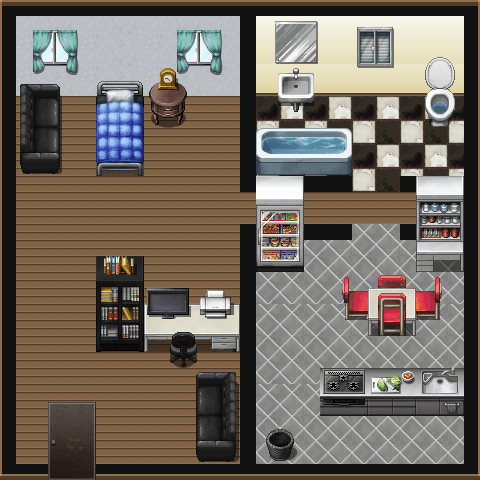

This is a level from a 2D game, rendered from its Tiled map with the project's own tilesets. A one-line summary and the map file follow, with tile-layer data summarised:
An orthogonal 30x30 tile map with 16x16 px tiles, 7 tile layers (floor, walls, windows, elements, ...), 8 tilesets and 32 objects (25x collision, exit_house, spawn_house, player, Maman_path1, ...).

<map version="1.10" tiledversion="1.10.1" orientation="orthogonal" renderorder="right-down" width="30" height="30" tilewidth="16" tileheight="16" infinite="0" nextlayerid="13" nextobjectid="40">
 <tileset firstgid="1" source="inside_house.tsx" />
 <tileset firstgid="257" source="house_real.tsx" />
 <tileset firstgid="2561" source="floor_church.tsx" />
 <tileset firstgid="4289" source="curch_wall.tsx" />
 <tileset firstgid="6449" source="bureau.tsx" />
 <tileset firstgid="8753" source="bureau2.tsx" />
 <tileset firstgid="9777" source="library.tsx" />
 <tileset firstgid="10801" source="sch_D.tsx" />
 <layer id="4" name="floor" width="30" height="30">
  <data>[900 cells, 900 non-empty, 67 distinct tile ids]</data>
 </layer>
 <layer id="1" name="walls" width="30" height="30">
  <data>[900 cells, 309 non-empty, 36 distinct tile ids]</data>
 </layer>
 <layer id="11" name="windows" width="30" height="30">
  <data>[900 cells, 166 non-empty, 25 distinct tile ids]</data>
 </layer>
 <layer id="5" name="elements" width="30" height="30">
  <data>[900 cells, 204 non-empty, 204 distinct tile ids]</data>
 </layer>
 <layer id="8" name="little elements" width="30" height="30">
  <data>[900 cells, 45 non-empty, 45 distinct tile ids]</data>
 </layer>
 <layer id="6" name="top" width="30" height="30">
  <data>[900 cells, 33 non-empty, 33 distinct tile ids]</data>
 </layer>
 <layer id="9" name="top2" width="30" height="30">
  <data>[900 cells, 6 non-empty, 6 distinct tile ids]</data>
 </layer>
 <objectgroup id="10" name="Objects">
  <object id="2" name="collision" x="0.5" y="462.5" width="479.5" height="17" />
  <object id="3" name="collision" x="0" y="1.5" width="15.5" height="458.5" />
  <object id="4" name="collision" x="15.5" y="0.5" width="464.5" height="15.5" />
  <object id="5" name="collision" x="464.5" y="15.5" width="14.5" height="447" />
  <object id="6" name="collision" x="240.5" y="224.5" width="15" height="236" />
  <object id="7" name="collision" x="256.5" y="223.5" width="95.5" height="14.5" />
  <object id="8" name="collision" x="400" y="225" width="64.5" height="15.5" />
  <object id="9" name="collision" x="401" y="177" width="62.5" height="16.5" />
  <object id="10" name="collision" x="240.5" y="16.5" width="16" height="174.5" />
  <object id="12" name="collision" x="256.5" y="129.5" width="95.5" height="62.5" />
  <object id="13" name="collision" x="279" y="68" width="32.5" height="33.5" />
  <object id="14" name="collision" x="257" y="16.5" width="207" height="77.5" />
  <object id="15" name="collision" x="424" y="93" width="30" height="30.5" />
  <object id="16" name="collision" x="256" y="237" width="46" height="31" />
  <object id="17" name="collision" x="416.5" y="241" width="46.5" height="29" />
  <object id="18" name="collision" x="369.5" y="289.5" width="45.5" height="45" />
  <object id="20" name="collision" x="377.818" y="275.455" width="27.4545" height="11.8182" />
  <object id="21" name="collision" x="320.333" y="367" width="142.667" height="48" />
  <object id="22" name="collision" x="267" y="429" width="25.6667" height="29.3333" />
  <object id="23" name="collision" x="196" y="373" width="42.3333" height="89" />
  <object id="26" name="collision" x="96" y="302.333" width="143.333" height="48.3333" />
  <object id="27" name="collision" x="96.6667" y="81.6667" width="46.3333" height="93.3333" />
  <object id="29" name="collision" x="16" y="16" width="223.5" height="79.5" />
  <object id="30" name="collision" x="16" y="94.5" width="45" height="76" />
  <object id="31" name="collision" x="150.25" y="94.75" width="33.25" height="29" />
  <object id="32" name="exit_house" x="49" y="425.667" width="46" height="36" />
  <object id="33" name="spawn_house" x="122" y="393">
   <point />
  </object>
  <object id="34" name="player" x="160.667" y="132">
   <point />
  </object>
 </objectgroup>
 <objectgroup id="12" name="NPCPaths">
  <object id="35" name="Maman_path1" x="272.212" y="272.091" width="15.6667" height="15.8485" />
  <object id="36" name="Maman_path2" x="271.848" y="352.06" width="16.3333" height="15.8485" />
  <object id="37" name="Maman_path3" x="432.029" y="352.116" width="15.8696" height="14.7681" />
  <object id="38" name="Maman_path4" x="272.182" y="352.273" width="15.6667" height="16" />
 </objectgroup>
</map>
